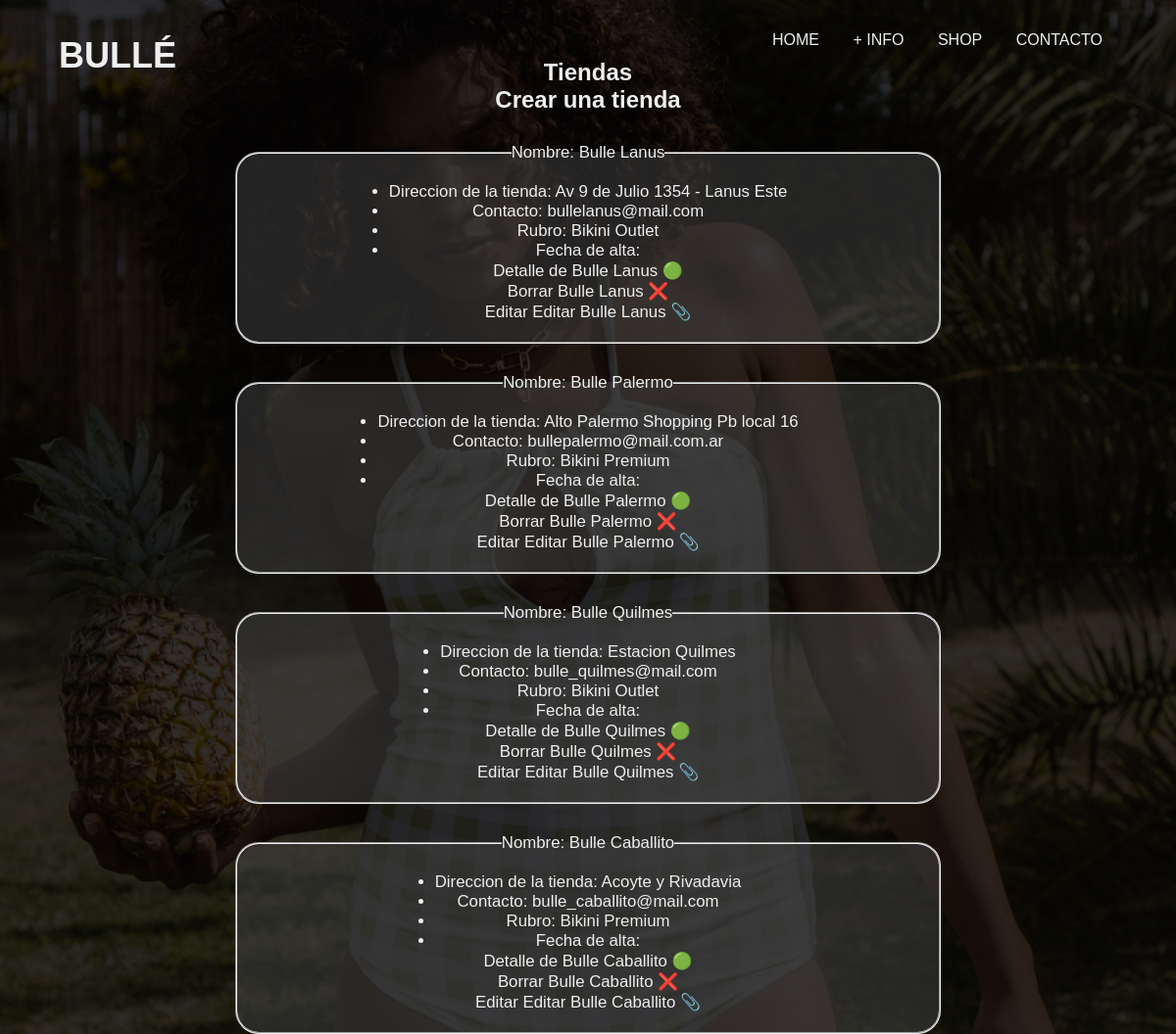
The app's page /tienda/, older data.
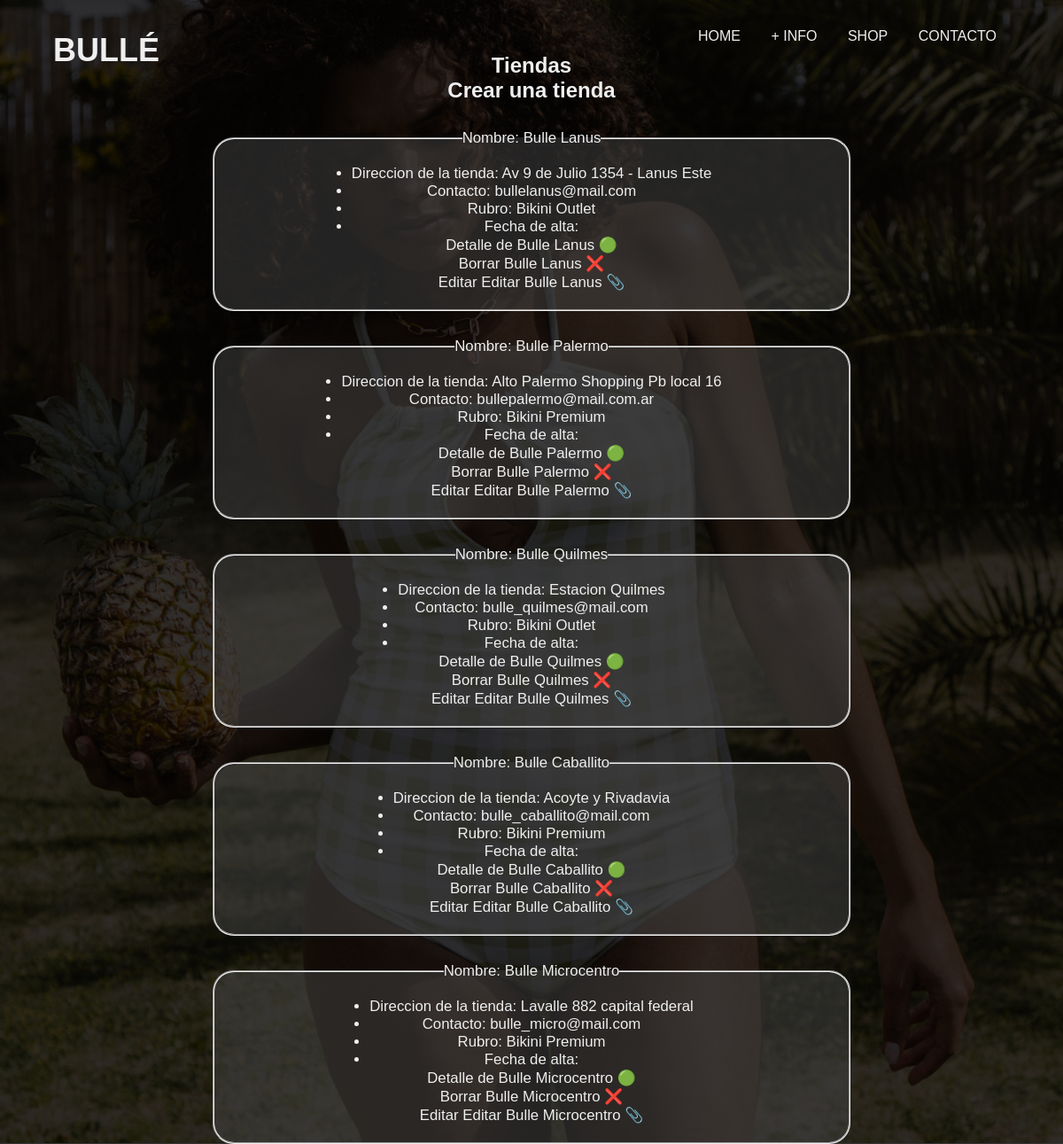
The same page, newer data.
### tienda_app/models.py (models this page shows, shortened)
class Tienda(models.Model):
    nombre = models.CharField(max_length=100, default="tienda x")
    rubro = models.CharField(max_length=100, default="rubro x", blank=False, null=False)
    contacto = models.EmailField(max_length=100, default="no_contact@mail")
    ubicacion = models.CharField(max_length=100, default="Tienda online")
    fecha_habilitacion = models.DateField(blank=False, null=False, auto_now=True)
    class Meta:
        db_table = "tiendas_buenos_aires_arg"

### tienda_app/views.py (the view)
# urls.py: path("", TiendaListView.as_view(), name="all"),
class TiendaListView(TiendaBaseView,ListView):
    """
    ESTO ME PERMITE CREAR UNA VISTA CON LOS Tienda
    """

### tienda_app/templates/tienda.html (shortened to what this page needs)
{% load static %}
<!DOCTYPE html>
<html lang="en">
  <head>
    <link
    rel="stylesheet"
    href="https://stackpath.bootstrapcdn.com/font-awesome/4.7.0/css/font-awesome.min.css"
    />
    <link
    rel="stylesheet"
    href="https://cdnjs.cloudflare.com/ajax/libs/font-awesome/4.7.0/css/font-awesome.min.css"
    />
    <link rel="stylesheet" href="{% static './css/tienda.css'%}" />
  </head>
  <body>
    <header>
      <h1><a href="/">BULLÉ</a></h1>
      <nav>
        <ul>
          <li><a href="/">HOME</a></li>
          <li><a href="{% url 'info' %}">+ INFO</a></li>
          <li><a href="{% url 'shop' %}">SHOP</a></li>
          <li><a href="{% url 'contacto' %}">CONTACTO</a></li>
        </ul>
      </nav>
    </header>
    <main>
        <div>
            <h2>Tiendas</h2>
            <h2><a href="{% url 'tienda:create' %}">Crear una tienda</a></h2>
            <div class="list">
                {% for tienda in tienda_list %}
                <fieldset class="tienda-box">
                    <legend>Nombre: {{tienda.nombre}}</legend>
                    <ul>
                        <li>Direccion de la tienda: {{tienda.ubicacion}}</li>
                        <li>Contacto: {{tienda.contacto}}</li>
                        <li>Rubro: {{tienda.rubro}}</li>
                        <li>Fecha de alta: {{tienda_fecha_habilitacion}}</li>
                    </ul>
                    <div>
                        <a href="{% url 'tienda:detail' tienda.id %}">Detalle de {{tienda.nombre}} 🟢</a>
                    </div>
                    <div>
                        <a href="{% url 'tienda:delete' tienda.id %}">Borrar {{tienda.nombre}} ❌</a>
                    </div>
                    <div>
                        <label for="">Editar</label>
                        <a href="{% url 'tienda:update' tienda.id %}">Editar {{tienda.nombre}} 📎</a>
                    </div>
                </fieldset>
                {% endfor %}
            </div>
        </div>
    </main>
  </body>
</html>

### static/css/tienda.css (style rules this page uses)
*, *:before, *:after { box-sizing: border-box; padding: 0; margin: 0; }
body { font-family: Arial, "Hiragino Kaku Gothic Pro W3", Meiryo, sans-serif; color: #efefef; text-align: center; background-image: url('../media/image/home.jpg'); background-size: cover; background-repeat: no-repeat; background-position: center 25%; }
body::before { content: ""; position: fixed; top: 0; left: 0; width: 100%; height: 100%; background-color: rgba(0, 0, 0, 0.8); z-index: -1; }
body a, body a:visited { color: #efefef; text-decoration: none; }
header { position: relative; top: 0; left: 0; width: 100%; height: 60px; padding: 0 5%; text-align: left; z-index: 1; display: flex; justify-content: space-between; align-items: center; }
header h1 { display: inline-block; font-size: 3vw; font-weight: bold; padding-top: 2%; margin-top: 3%; }
header nav { display: inline-block; margin-top: 2%; }
header nav ul li { display: inline-block; vertical-align: top; font-size: 16px; }
header nav ul li a { display: block; padding: 24px 15px; }
main { height: 600px; }
.tienda-box { width: 60%; font-size: 1.4vw; padding: 20px; margin: 30px auto; background-color: rgba(68, 68, 68, 0.5); border-radius: 24px; display: flex; flex-direction: column; align-items: center; }

Row changes from the older to the newer data that the page shows:
added Tienda: nombre "Bulle Microcentro", ubicacion "Lavalle 882 capital federal", contacto "bulle_micro@mail.com", rubro "Bikini Premium"
